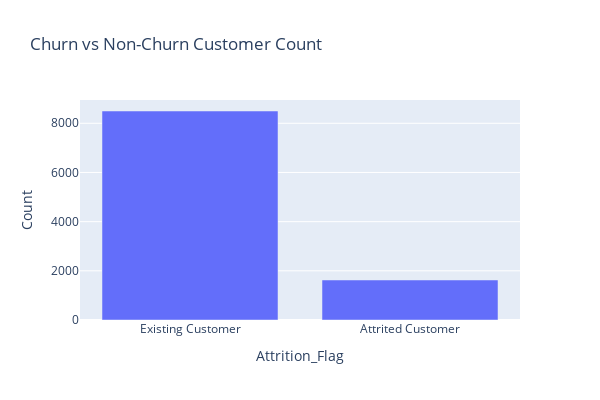

Write notebook code for a chart like this one.
### Markdown cell above
Churn vs Non Churn Customer Count

### Code cell
churn_count = spark_df.groupby("Attrition_Flag").agg(count("Attrition_Flag"))

# Rename the columns
churn_df = churn_count.withColumnRenamed("count(Attrition_Flag)", "Count")

# Convert the Spark DataFrame to a Pandas DataFrame for plotting with Plotly Express
churn_pd_df = churn_df.toPandas()

# Create a bar chart using Plotly Express
fig = px.bar(churn_pd_df, x='Attrition_Flag', y='Count', title='Churn vs Non-Churn Customer Count')

# Set the size of the chart
fig.update_layout(width=600, height=400)

# Show the plot
fig.show()

### Figure 1 — Plotly figure (JSON) as saved in the notebook; plotly's stock layout.template omitted (floating-point values rounded to 4 significant figures)
{"data": [{"alignmentgroup": "True", "hovertemplate": "Attrition_Flag=%{x}<br>Count=%{y}<extra></extra>", "legendgroup": "", "marker": {"color": "#636efa", "pattern": {"shape": ""}}, "name": "", "offsetgroup": "", "orientation": "v", "showlegend": false, "textposition": "auto", "type": "bar", "x": ["Existing Customer", "Attrited Customer"], "xaxis": "x", "y": [8500, 1627], "yaxis": "y"}], "layout": {"barmode": "relative", "height": 400, "legend": {"tracegroupgap": 0}, "title": {"text": "Churn vs Non-Churn Customer Count"}, "width": 600, "xaxis": {"anchor": "y", "domain": [0, 1], "title": {"text": "Attrition_Flag"}}, "yaxis": {"anchor": "x", "domain": [0, 1], "title": {"text": "Count"}}}}
